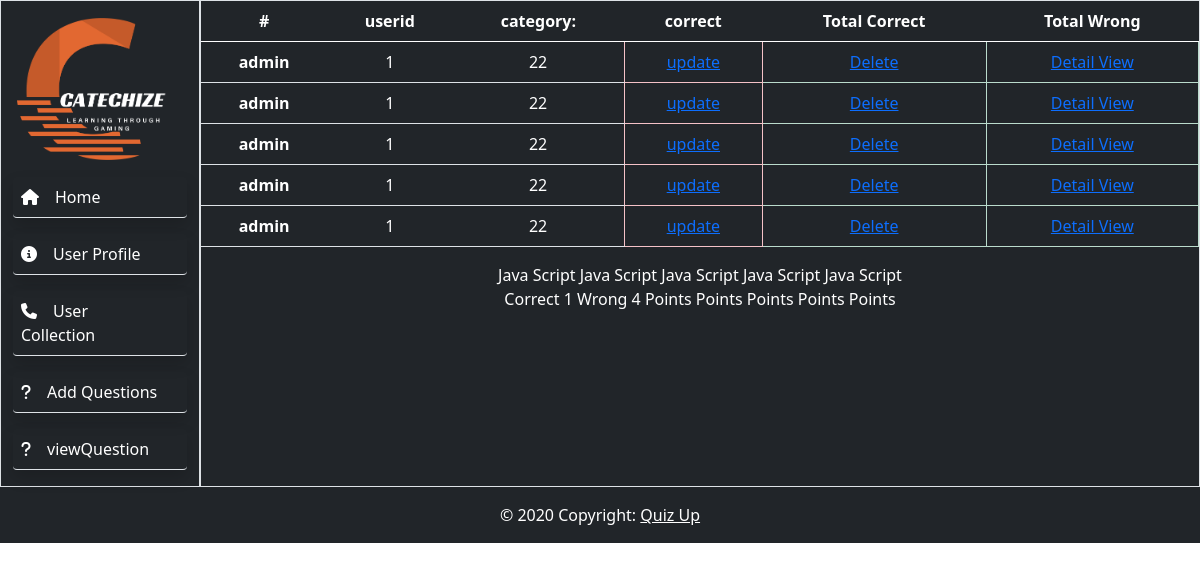
/dashboard/UserQuizList, run on the app's committed database.
### quizapp/models.py (models this page shows, shortened)
class UserQuizData(models.Model):
    user_id = models.ForeignKey(User,on_delete=models.CASCADE)
    question_id = models.ForeignKey(Question,on_delete=models.CASCADE)
    q_category= models.ForeignKey(Quiz,on_delete=models.CASCADE)
    correct=models.BooleanField()
    wrong=models.BooleanField()

### members/models.py (models this page shows, shortened)
class User(AbstractUser):
    bio=models.TextField(max_length=250, blank=True)
    profile_pic=models.ImageField(blank=True,null=True,upload_to="images/profile/",default="pic.jpg")
    country=models.CharField(max_length=250,blank=True,null=True)

### quiz/models.py (models this page shows, shortened)
class Quiz(models.Model):
    quiz_title = models.CharField(max_length=300)
    num_questions = models.IntegerField(default=0)

### dashboard/views.py (the view)
# urls.py: path('UserQuizList', UserQuizList.as_view(), name="UserQuizList"),
class UserQuizList(ListView):
    model = UserQuizData
    template_name='User_Quiz_Data/UserQuiz_list.html'
    def get_context_data(self,*args,**kwargs):
        user=User.objects.all()
        quiz=Quiz.objects.all()
        context=super(UserQuizList, self).get_context_data(*args,**kwargs)
        total_correct=UserQuizData.objects.filter(correct=True).count()
        total_wrong=UserQuizData.objects.filter(wrong=True).count()
        points=UserQuizData.objects.all()
        context["total_correct"]=total_correct
        context["total_wrong"]=total_wrong
        context["points"]=points
        context["user"]=user
        context["quiz"]=quiz
        return context

### dashboard/templates/User_Quiz_Data/UserQuiz_list.html
{% extends 'adminbase.html' %}
{% block content %}
<div class="text-white">
	<table class="table">
		<thead class="thead-white">
			<tr class="text-white">
				<th scope="col">#</th>
				<th scope="col">userid</th>
				<th scope="col">category:</th>
				<th scope="col">correct</th>
				<th scope="col">Total Correct</th>
				<th scope="col">Total Wrong</th>
			</tr>
		</thead>
		<tbody>
			{% for object in object_list %}
			<tr class="text-white">
				<th scope="row">{{object.user_id}}</th>
				<td>{{ object.user_id.id }}</td>
				<td>{{ object.q_category.id }}</td>
				<td class="alert alert-danger" role="alert"><a href="{{object.id}}/update/">update</a></td>
				<td class="alert alert-success" role="alert"><a href="{{object.id}}/delete/">Delete</a></td>
				<td class="alert alert-success" role="alert"><a href="{{object.id}}">Detail View</a></td>
				{% empty %}
	<td>No objects yet.</td>
	{% endfor %}
			</tr>
		</tbody>
	</table>
	{% for quizi in  quiz %}
	{% for object in object_list %}
	{% if quizi.id == object.q_category.id  %}
		{{quizi.quiz_title }}
	{% endif %}
	  {% endfor %}
	{% endfor %}
	<div class="text-white">
		<td>Correct {{total_correct  }}</td>
		<td>Wrong {{total_wrong}}</td>
		{% for point in  points %}
		<td>Points {{point.user_points}}</td>
	{% endfor %}
	</div>
</div>
{% endblock  %}

### dashboard/templates/adminbase.html (shortened to what this page needs)
<!DOCTYPE html>
<html lang="en">
<head>
  <link href="https://cdn.jsdelivr.net/npm/bootstrap@5.0.1/dist/css/bootstrap.min.css" rel="stylesheet">
  <link rel="stylesheet" href="https://pro.fontawesome.com/releases/v5.10.0/css/all.css"
 />
  <link rel="stylesheet" href="https://cdnjs.cloudflare.com/ajax/libs/font-awesome/4.7.0/css/font-awesome.min.css">
  {% load static %}
</head>
<body>
  <div class="container-fluid bg-dark">
    <div class="row ">
      <div class="col-xl-2 col-lg-3  border">
        <div class="row ">
          <div class="col-xl-12 col-lg-12 col-md-3 col-sm-4 meanu-area">
            <nav class="navbar navbar-expand-lg navbar-light  flex-column">
              <a class="navbar-brand" href="#">
                <img src="{% static 'img/logo.png' %}" width="150" height="150" alt="">
              </a>
              <div class="collapse navbar-collapse p-0 m-0" id="navbarNav">
                <ul class="navbar-nav  flex-column p-0 m-0">
                  <li class="nav-item shadow rounded my-2 border-bottom">
                    <a class="nav-link active text-white" href="{% url 'homepage' %}"><i class="fa fa-home"></i><span
                        class="mx-3">Home</span></a>
                  </li>
                  <li class="nav-item shadow rounded my-2 border-bottom">
                    <a class="nav-link text-white" href="{% url 'user_profile' %}"><i class="fa fa-info-circle"
                        aria-hidden="true"></i><span class="mx-3">User Profile</span></a>
                  </li>
                  <li class="nav-item shadow rounded my-2 border-bottom">
                    <a class="nav-link text-white" href="{% url 'UserQuizList' %}"><i class="fa fa-phone" aria-hidden="true"></i><span
                        class="mx-3">User Collection </span></a>
                  </li>
                  <li class="nav-item shadow rounded my-2 border-bottom">
                    <a class="nav-link text-white" href="{% url 'create_quiz' %}"><i class="fa fa-question" aria-hidden="true"></i><span
                        class="mx-3">Add Questions </span></a>
                  </li>
                  <li class="nav-item shadow rounded my-2 border-bottom">
                    <a class="nav-link text-white" href="{% url 'viewQuestion' %}"><i class="fa fa-question" aria-hidden="true"></i><span
                        class="mx-3">viewQuestion </span></a>
                  </li>
                </ul>
              </div>
            </nav>
          </div>
        </div>
      </div>
      <div class="col-xl-10 col-lg-9 border m-0 p-0 ">
        <div class="text-dark text-center quiz-area ">
          {% block content %}
        {% endblock %}
        </div>
      </div>
      <div class=" footer p-0 m-0 w-100 text-center text-white text-lg-start">
        <div class="text-center p-3">
          © 2020 Copyright:
          <a class="text-white" href="#">Quiz Up</a>
        </div>
      </div>
    </div>
</body>
</html>

### data on the page
UserQuizData: user_id "admin", user_id.id "1", q_category.id "22"
UserQuizData: user_id "admin", user_id.id "1", q_category.id "22"
UserQuizData: user_id "admin", user_id.id "1", q_category.id "22"
UserQuizData: user_id "admin", user_id.id "1", q_category.id "22"
UserQuizData: user_id "admin", user_id.id "1", q_category.id "22"
Quiz: quiz_title "Java Script"

### other printed values
{{ total_correct }} "1"
{{ total_wrong }} "4"
